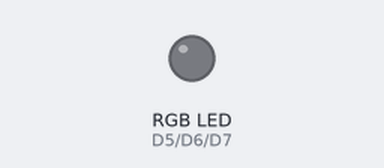
Bench run of a sketch on a simulated ESP8266 (NodeMCU). Shown: an RGB LED mixed from three pins (HIGH = lit).

Above: at 0.15 s.
Timing chart, 0 to 1.6 s (numbered marks = the images above):
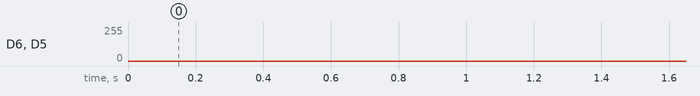

The sketch:

ColorSpectrum_RGB.ino
```cpp
int r=255,g=0,b=0;
int d=5;
int redPin=D5;
int greenPin=D6;
int bluePin=D7;
void setup() {
  pinMode(redPin,OUTPUT);
  pinMode(greenPin,OUTPUT);
  pinMode(bluePin,OUTPUT);
}

void loop() {
  for(int i=0;i<255;i++)
  {
    analogWrite(redPin,r);
    analogWrite(greenPin,g);
    analogWrite(bluePin,b);
    r-=1;
    g+=1;
    delay(d);
  }
  for(int i=0;i<255;i++)
  {
    analogWrite(redPin,r);
    analogWrite(greenPin,g);
    analogWrite(bluePin,b);
    g-=1;
    b+=1;
    delay(d);
   }
  for(int i=0;i<255;i++)
  {
    analogWrite(redPin,r);
    analogWrite(greenPin,g);
    analogWrite(bluePin,b);
    b-=1;
    r+=1;
    delay(d);
  }
}
```
